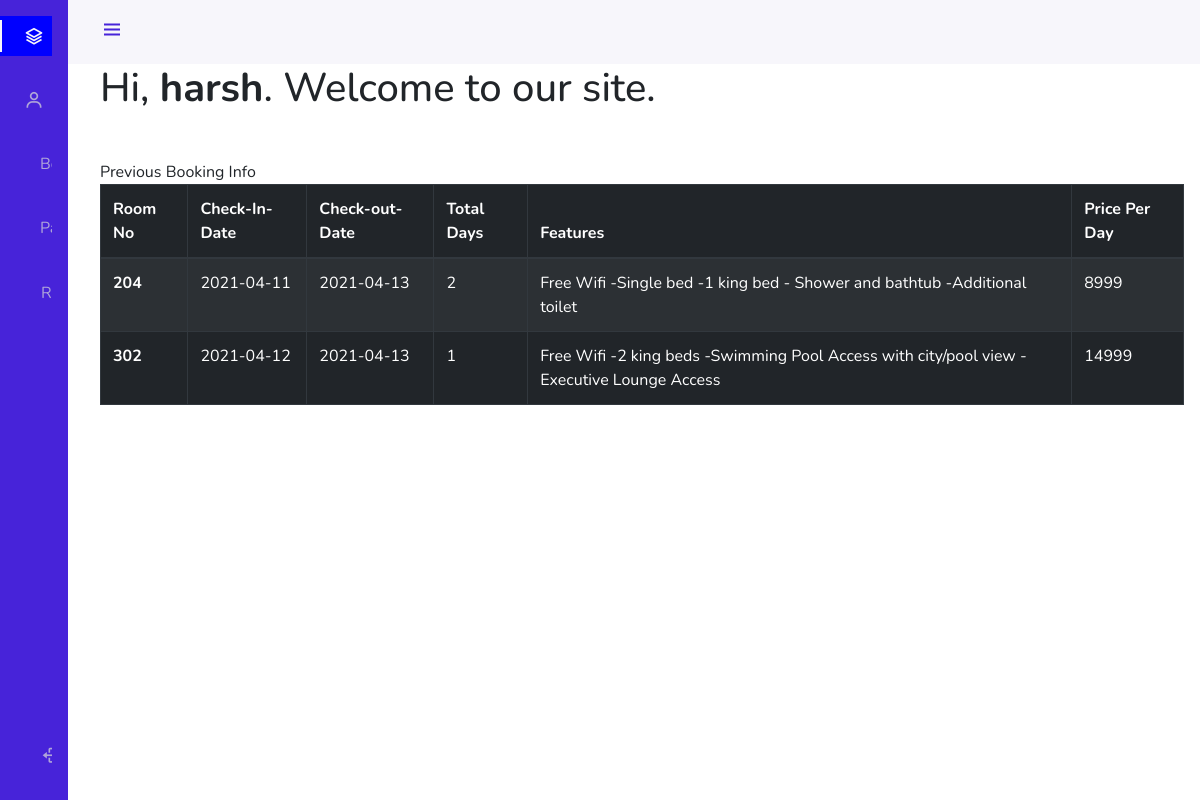
/booking.php (signed in), run on the app's committed database.
### tables this page shows
CREATE TABLE `booking` (
  `booking_id` int(11) NOT NULL,
  `customer_id` int(11) NOT NULL,
  `no_of_room` int(11) NOT NULL,
  `amount` int(11) NOT NULL,
  `payment_status` int(11) NOT NULL DEFAULT 0
);

CREATE TABLE `room_booked` (
  `customer_id` int(11) NOT NULL,
  `check_in` date NOT NULL,
  `check_out` date NOT NULL,
  `total_days` int(11) NOT NULL,
  `room_no` int(11) NOT NULL,
  `payment_status` int(11) DEFAULT 0
);

CREATE TABLE `room` (
  `room_no` int(11) NOT NULL,
  `floor_no` int(11) NOT NULL,
  `room_code` int(11) NOT NULL,
  `features` varchar(90) DEFAULT NULL,
  `amount` int(11) NOT NULL,
  `Status` varchar(10) NOT NULL DEFAULT 'Not booked'
);

### booking.php (the view, shortened to what this page needs)
<!DOCTYPE html>
<html lang="en">
    <head>
        <link rel="stylesheet" href="https://stackpath.bootstrapcdn.com/bootstrap/4.5.2/css/bootstrap.min.css">
    <link rel="stylesheet" href="https://maxcdn.bootstrapcdn.com/bootstrap/4.0.0/css/bootstrap.min.css">
        <link href='https://cdn.jsdelivr.net/npm/boxicons@2.0.5/css/boxicons.min.css' rel='stylesheet'>
        <link rel="stylesheet" href="assets/css/styles.css">
    </head>
    <body id="body-pd">
        <header class="header" id="header">
            <div class="header__toggle">
                <i class='bx bx-menu' id="header-toggle"></i>
            </div>
        </header>
        <div class="l-navbar" id="nav-bar">
            <nav class="nav">
                <div>
                    <div class="nav__list">
                    <a href="#" class="nav__link active tablink" onclick="openCity('home', this, 'blue')" id="defaultOpen">
                        <i class='bx bx-layer nav__logo-icon'></i>
                    </a>
                        <a href="#" class="nav__link tablink" onclick="openCity('personal_info', this, 'blue')">
                        <i class='bx bx-user nav__icon' ></i>
                        </a>
                        <a href="#" class="nav__link tablink" onclick="openCity('room_booking', this, 'blue')">
                            <span class="nav__name">Book Room</span>
                        </a>
                        <a href="#" class="nav__link tablink" onclick="openCity('payment', this, 'blue')">
                            <span class="nav__name">Payment</span>
                        </a>
                        <a href="reset-password.php" class="btn nav__link">
                    <span class="nav__name">Reset Password</span>
                        </a>
                    </div>
                </div>
                <a href="logout.php" class="btn ml-3 nav__link">
                    <i class='bx bx-log-out nav__icon' ></i>
                </a>
            </nav>
        </div>
<div id="home" class="tabcontent">
    <div class="content">
<h1 class="my-5">Hi, <b><?php echo htmlspecialchars($_SESSION["username"]); ?></b>. Welcome to our site.</h1>
</div>
<?php
$servername = "localhost";
$username = "root";
$password = "";
$dbname = "hotel-mangement-system";
$conn = new mysqli($servername, $username, $password, $dbname);
$username=htmlspecialchars($_SESSION["username"]);
  $sql = "SELECT customer_id FROM customer where username='$username'";
$result = $conn->query($sql);
$row = $result->fetch_assoc();
if($row==NULL){
  echo "Please Enter your personal details first to proceed further.";
}
else{
$customer_id = $row["customer_id"];
$sql = "SELECT payment_status FROM booking where customer_id=$customer_id";
$result = $conn->query($sql);
while($row = $result->fetch_assoc()){
$status=$row["payment_status"];
if($status==1){
echo "Previous Booking Info";
$sql = "CALL customer_previous_booking_info_with_payment_done($customer_id)";
$result = $conn->query($sql);
?>
<br>
<table class="table table-striped table-dark table-bordered">
          <thead class="thead-dark"><tr>
                <th>Room No</th>
                <th>Check-In-Date</th>
                <th>Check-out-Date</th>
                <th>Total Days</th>
                <th>Features</th>
                <th>Price Per Day</th>
            </tr></thead>
            <tbody>
            <?php while ($r = $result->fetch_array()): ?>
                <tr>
                  <th scope="row"><?php echo $r['room_no'] ?></th>
                    <td><?php echo $r['check_in'] ?></td>
                    <td><?php echo $r['check_out'] ?></td>
                    <td><?php echo $r['total_days'] ?></td>
                    <td><?php echo $r['features'] ?></td>
                    <td><?php echo $r['amount'] ?></td>
                </tr>
            <?php endwhile;
			?>
            </tbody>
        </table>
        <?php }
      else{
        echo "No Previous Booking";
      }}} ?>
  </div>
    </body>
</html>

### assets/css/styles.css (style rules this page uses)
:root { --header-height: 3rem; --nav-width: 68px; --first-color: #4723D9; --first-color-light: #AFA5D9; --white-color: #F7F6FB; --body-font: 'Nunito', sans-serif; --normal-font-size: 1rem; --z-fixed: 100; }
*,::before,::after { box-sizing: border-box; }
body { position: relative; margin: var(--header-height) 0 0 0; padding: 0 1rem; font-family: var(--body-font); font-size: var(--normal-font-size); transition: .5s; }
a { text-decoration: none; }
.header { width: 100%; height: var(--header-height); position: fixed; top: 0; left: 0; display: flex; align-items: center; justify-content: space-between; padding: 0 1rem; background-color: var(--white-color); z-index: var(--z-fixed); transition: .5s; }
.header__toggle { color: var(--first-color); font-size: 1.5rem; cursor: pointer; }
.l-navbar { position: fixed; top: 0; left: -30%; width: var(--nav-width); height: 100vh; background-color: var(--first-color); padding: .5rem 1rem 0 0; transition: .5s; z-index: var(--z-fixed); }
.nav { height: 100%; display: flex; flex-direction: column; justify-content: space-between; overflow: hidden; }
.nav__logo, .nav__link { display: grid; grid-template-columns: max-content max-content; align-items: center; column-gap: 1rem; padding: .5rem 0 .5rem 1.5rem; }
.nav__logo-icon { font-size: 1.25rem; color: var(--white-color); }
.nav__link { position: relative; color: var(--first-color-light); margin-bottom: 1.5rem; transition: .3s; }
.nav__icon { font-size: 1.25rem; }
.active { color: var(--white-color); }
.active::before { content: ''; position: absolute; left: 0; width: 2px; height: 32px; background-color: var(--white-color); }
@media screen and (min-width: 768px) { body { margin: calc(var(--header-height) + 1rem) 0 0 0; padding-left: calc(var(--nav-width) + 2rem); } }
@media screen and (min-width: 768px) { .header { height: calc(var(--header-height) + 1rem); padding: 0 2rem 0 calc(var(--nav-width) + 2rem); } }
@media screen and (min-width: 768px) { .l-navbar { left: 0; padding: 1rem 1rem 0 0; } }

### data on the page
room_booked: room_no "204", check_in "2021-04-11", check_out "2021-04-13", total_days "2", room_no.features "Free Wifi -Single bed -1 king bed - Shower and bathtub -Additional toilet", room_no.amount "8999"
room_booked: room_no "302", check_in "2021-04-12", check_out "2021-04-13", total_days "1", room_no.features "Free Wifi -2 king beds -Swimming Pool Access with city/pool view -Executive Lounge Access", room_no.amount "14999"

### other printed values
$_SESSION["username"] "harsh"
